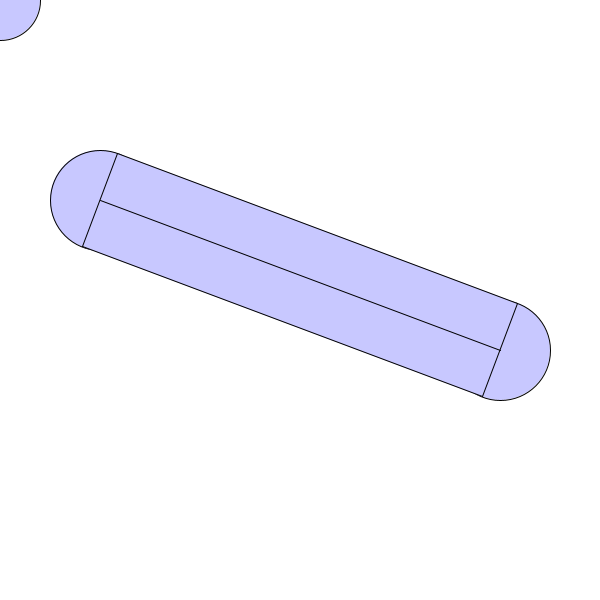
Frame 1 (no input)
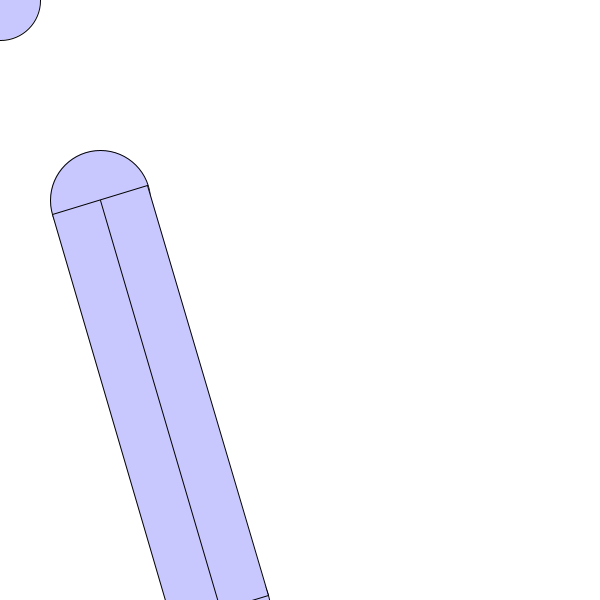
Frame 60 (the mouse pressed at the canvas centre just before this capture)
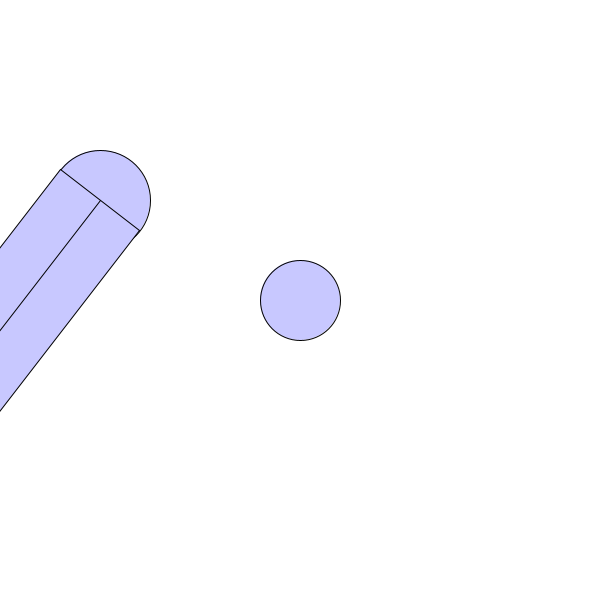
Frame 120 (the mouse held since frame 60 and released just before this capture)

The Processing sketch that drew these frames (run headless with seeded random() and noise(); from frame 60 on, the mouse is pressed at the canvas centre):

// Processing sketch: crossStickCircle
// ── crossStickCircle.pde
float lineXY[]={400,150};
float lineInit[]={100,200};
float lineR=50;
float r=40;
void setup(){
  size(600,600);
}
void draw(){
  float t=(lineXY[0]*(mouseX-lineInit[0])+lineXY[1]*(mouseY-lineInit[1]))/(pow(lineXY[0],2)+pow(lineXY[1],2));
  t = t>1?1:t;
  t = t<0?0:t;
  if(pow(mouseX-lineXY[0]*t-lineInit[0],2)+pow(mouseY-lineXY[1]*t-lineInit[1],2)<=pow(r+lineR,2))fill(255,200,200);
  else fill(200,200,255);
  background(255);
  ellipse(lineInit[0],lineInit[1],2*lineR,2*lineR);
  ellipse(lineInit[0]+lineXY[0],lineInit[1]+lineXY[1],2*lineR,2*lineR);
  float inv=-lineXY[0]/lineXY[1];
  float addX=sqrt(pow(lineR,2)/(1+pow(inv,2)));
  float addY=inv*addX;
  quad(lineInit[0]+addX,lineInit[1]+addY,lineInit[0]+lineXY[0]+addX,lineInit[1]+lineXY[1]+addY,lineInit[0]+lineXY[0]-addX,lineInit[1]+lineXY[1]-addY,lineInit[0]-addX,lineInit[1]-addY);
  line(lineInit[0],lineInit[1],lineInit[0]+lineXY[0],lineInit[1]+lineXY[1]);
  ellipse(mouseX,mouseY,2*r,2*r);
  float x=lineXY[0],y=lineXY[1];
  lineXY[0]=x*cos(PI/200)-y*sin(PI/200);
  lineXY[1]=x*sin(PI/200)+y*cos(PI/200);
}
